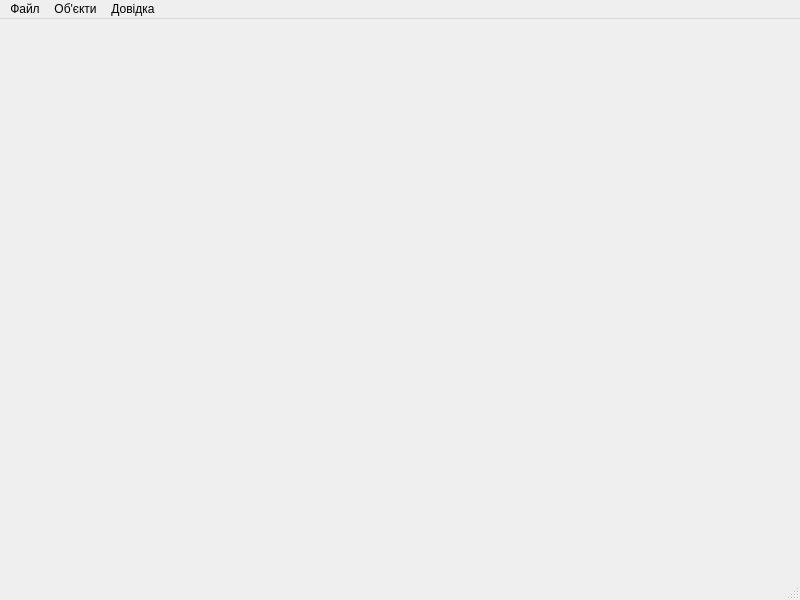
<?xml version="1.0" encoding="UTF-8"?>
<ui version="4.0">
 <class>MainWindow</class>
 <widget class="QMainWindow" name="MainWindow">
  <property name="geometry">
   <rect>
    <x>0</x>
    <y>0</y>
    <width>800</width>
    <height>600</height>
   </rect>
  </property>
  <property name="windowTitle">
   <string>MainWindow</string>
  </property>
  <widget class="QWidget" name="centralwidget"/>
  <widget class="QMenuBar" name="menubar">
   <property name="geometry">
    <rect>
     <x>0</x>
     <y>0</y>
     <width>800</width>
     <height>26</height>
    </rect>
   </property>
   <widget class="QMenu" name="menu">
    <property name="title">
     <string>Файл</string>
    </property>
    <addaction name="actionNew"/>
   </widget>
   <widget class="QMenu" name="menu_2">
    <property name="title">
     <string>Об'єкти</string>
    </property>
    <addaction name="drawPoint"/>
    <addaction name="drawLine"/>
    <addaction name="drawRect"/>
    <addaction name="drawElipse"/>
    <addaction name="drawLineWithElipse"/>
    <addaction name="drawCube"/>
   </widget>
   <widget class="QMenu" name="menu_3">
    <property name="title">
     <string>Довідка</string>
    </property>
   </widget>
   <addaction name="menu"/>
   <addaction name="menu_2"/>
   <addaction name="menu_3"/>
  </widget>
  <widget class="QStatusBar" name="statusbar"/>
  <action name="actionNew">
   <property name="icon">
    <iconset resource="resources.qrc">
     <normaloff>:/img/add-file.png</normaloff>:/img/add-file.png</iconset>
   </property>
   <property name="text">
    <string>Нове полотно</string>
   </property>
  </action>
  <action name="drawPoint">
   <property name="checkable">
    <bool>true</bool>
   </property>
   <property name="icon">
    <iconset resource="resources.qrc">
     <normaloff>:/img/dot.png</normaloff>:/img/dot.png</iconset>
   </property>
   <property name="text">
    <string>Крапка</string>
   </property>
  </action>
  <action name="drawLine">
   <property name="checkable">
    <bool>true</bool>
   </property>
   <property name="icon">
    <iconset resource="resources.qrc">
     <normaloff>:/img/diagonal-line.png</normaloff>:/img/diagonal-line.png</iconset>
   </property>
   <property name="text">
    <string>Лінія</string>
   </property>
  </action>
  <action name="drawRect">
   <property name="checkable">
    <bool>true</bool>
   </property>
   <property name="icon">
    <iconset resource="resources.qrc">
     <normaloff>:/img/rectangular-shape-outline.png</normaloff>:/img/rectangular-shape-outline.png</iconset>
   </property>
   <property name="text">
    <string>Прямокутник</string>
   </property>
  </action>
  <action name="drawElipse">
   <property name="checkable">
    <bool>true</bool>
   </property>
   <property name="icon">
    <iconset resource="resources.qrc">
     <normaloff>:/img/elipse.png</normaloff>:/img/elipse.png</iconset>
   </property>
   <property name="text">
    <string>Еліпс</string>
   </property>
  </action>
  <action name="drawLineWithElipse">
   <property name="checkable">
    <bool>true</bool>
   </property>
   <property name="icon">
    <iconset resource="resources.qrc">
     <normaloff>:/img/lineWithElipse.png</normaloff>:/img/lineWithElipse.png</iconset>
   </property>
   <property name="text">
    <string>Лінія з кружечками</string>
   </property>
  </action>
  <action name="drawCube">
   <property name="checkable">
    <bool>true</bool>
   </property>
   <property name="icon">
    <iconset resource="resources.qrc">
     <normaloff>:/img/cubePNG.png</normaloff>:/img/cubePNG.png</iconset>
   </property>
   <property name="text">
    <string>Куб</string>
   </property>
  </action>
 </widget>
 <resources>
  <include location="resources.qrc"/>
 </resources>
 <connections/>
</ui>
